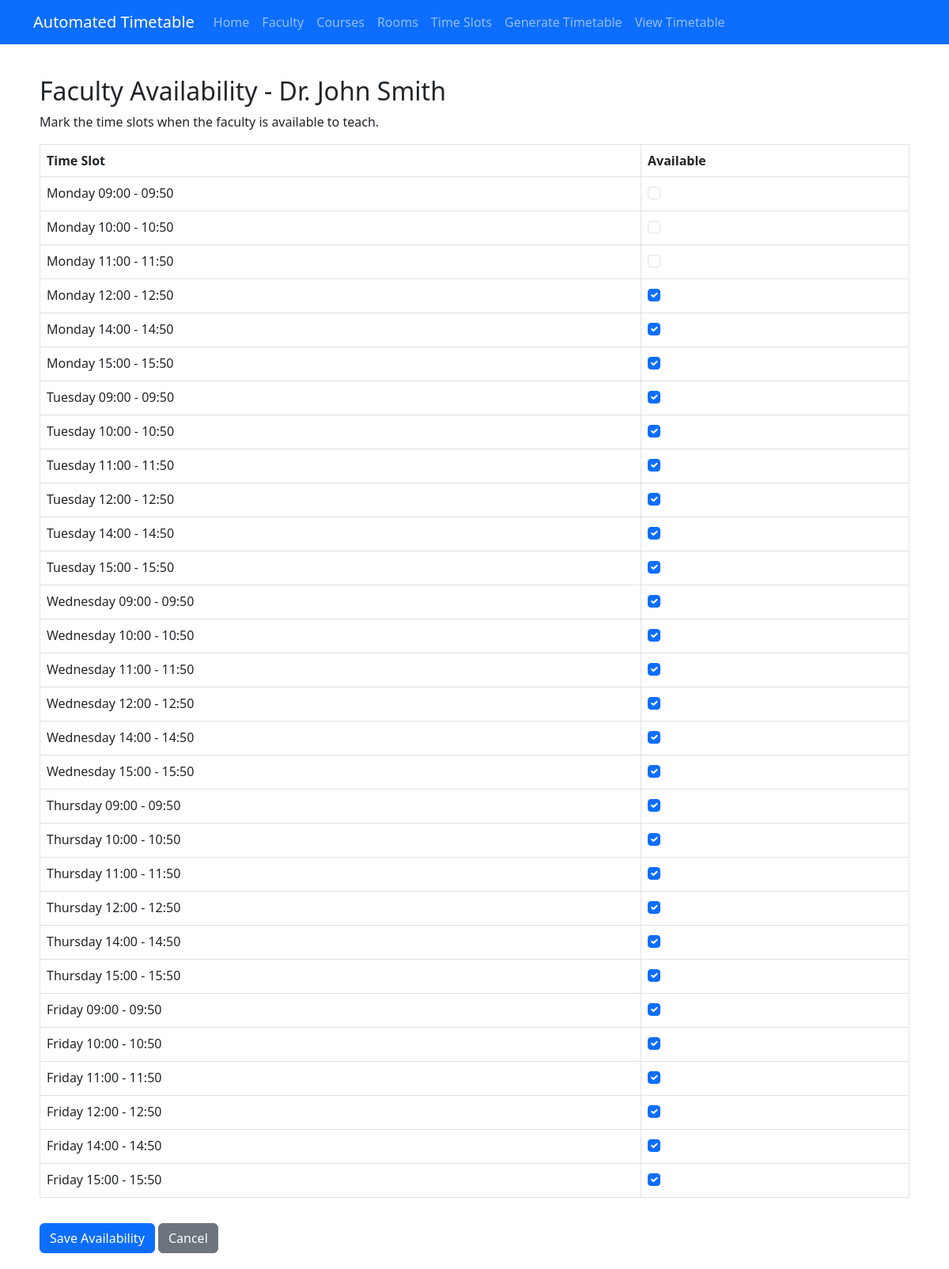
/timetable/faculty/1/availability/, run on the app's committed database.
### timetable/models.py (models this page shows, shortened)
class Faculty(models.Model):
    name = models.CharField(max_length=100)
    department = models.CharField(max_length=100)
    email = models.EmailField()

class TimeSlot(models.Model):
    DAY_CHOICES = [
        ('MON', 'Monday'),
        ('TUE', 'Tuesday'),
        ('WED', 'Wednesday'),
        ('THU', 'Thursday'),
        ('FRI', 'Friday'),
        ('SAT', 'Saturday'),
    ]
    day = models.CharField(max_length=3, choices=DAY_CHOICES)
    start_time = models.TimeField()
    end_time = models.TimeField()
    def __str__(self):
        return f"{self.get_day_display()} {self.start_time.strftime('%H:%M')} - {self.end_time.strftime('%H:%M')}"

### timetable/views.py (the view, shortened to what this page needs)
# urls.py: path('faculty/<int:faculty_id>/availability/', views.faculty_availability, name='faculty-availability'),
def faculty_availability(request, faculty_id):
    faculty = Faculty.objects.get(id=faculty_id)
    time_slots = TimeSlot.objects.all()
    availabilities = {}
    for time_slot in time_slots:
        availability, created = FacultyAvailability.objects.get_or_create(
            faculty=faculty,
            time_slot=time_slot,
            defaults={'is_available': True}
        )
        availabilities[time_slot.id] = availability.is_available
    context = {
        'faculty': faculty,
        'time_slots': time_slots,
        'availabilities': availabilities,
    }
    return render(request, 'timetable/faculty_availability.html', context)

### timetable/templatetags/timetable_extras.py (called while the page is built)
@register.filter
def get_item(dictionary, key):
    return dictionary.get(key)

### timetable/templates/timetable/faculty_availability.html (shortened to what this page needs)
{% extends 'timetable/base.html' %}
{% load timetable_extras %}
{% block content %}
<h2>Faculty Availability - {{ faculty.name }}</h2>
<p>Mark the time slots when the faculty is available to teach.</p>
<form method="POST">
    <div class="table-responsive">
        <table class="table table-bordered">
            <thead>
                <tr>
                    <th>Time Slot</th>
                    <th>Available</th>
                </tr>
            </thead>
            <tbody>
                {% for time_slot in time_slots %}
                <tr>
                    <td>{{ time_slot }}</td>
                    <td>
                        <div class="form-check">
                            <input class="form-check-input" type="checkbox" name="timeslot_{{ time_slot.id }}"
                                id="timeslot_{{ time_slot.id }}" {% if availabilities|get_item:time_slot.id %}checked{% endif %}>
                        </div>
                    </td>
                </tr>
                {% endfor %}
            </tbody>
        </table>
    </div>
    <div class="mt-3">
        <button type="submit" class="btn btn-primary">Save Availability</button>
        <a href="{% url 'faculty-list' %}" class="btn btn-secondary">Cancel</a>
    </div>
</form>
{% endblock %}

### data on the page
Faculty: name "Dr. John Smith"
TimeSlot: day+start_time+end_time "Monday 09:00 - 09:50"
TimeSlot: day+start_time+end_time "Monday 10:00 - 10:50"
TimeSlot: day+start_time+end_time "Monday 11:00 - 11:50"
TimeSlot: day+start_time+end_time "Monday 12:00 - 12:50", id "☑"
TimeSlot: day+start_time+end_time "Monday 14:00 - 14:50", id "☑"
TimeSlot: day+start_time+end_time "Monday 15:00 - 15:50", id "☑"
TimeSlot: day+start_time+end_time "Tuesday 09:00 - 09:50", id "☑"
TimeSlot: day+start_time+end_time "Tuesday 10:00 - 10:50", id "☑"
TimeSlot: day+start_time+end_time "Tuesday 11:00 - 11:50", id "☑"
TimeSlot: day+start_time+end_time "Tuesday 12:00 - 12:50", id "☑"
TimeSlot: day+start_time+end_time "Tuesday 14:00 - 14:50", id "☑"
TimeSlot: day+start_time+end_time "Tuesday 15:00 - 15:50", id "☑"
TimeSlot: day+start_time+end_time "Wednesday 09:00 - 09:50", id "☑"
TimeSlot: day+start_time+end_time "Wednesday 10:00 - 10:50", id "☑"
TimeSlot: day+start_time+end_time "Wednesday 11:00 - 11:50", id "☑"
TimeSlot: day+start_time+end_time "Wednesday 12:00 - 12:50", id "☑"
TimeSlot: day+start_time+end_time "Wednesday 14:00 - 14:50", id "☑"
TimeSlot: day+start_time+end_time "Wednesday 15:00 - 15:50", id "☑"
TimeSlot: day+start_time+end_time "Thursday 09:00 - 09:50", id "☑"
TimeSlot: day+start_time+end_time "Thursday 10:00 - 10:50", id "☑"
TimeSlot: day+start_time+end_time "Thursday 11:00 - 11:50", id "☑"
TimeSlot: day+start_time+end_time "Thursday 12:00 - 12:50", id "☑"
TimeSlot: day+start_time+end_time "Thursday 14:00 - 14:50", id "☑"
TimeSlot: day+start_time+end_time "Thursday 15:00 - 15:50", id "☑"
TimeSlot: day+start_time+end_time "Friday 09:00 - 09:50", id "☑"
TimeSlot: day+start_time+end_time "Friday 10:00 - 10:50", id "☑"
TimeSlot: day+start_time+end_time "Friday 11:00 - 11:50", id "☑"
TimeSlot: day+start_time+end_time "Friday 12:00 - 12:50", id "☑"
TimeSlot: day+start_time+end_time "Friday 14:00 - 14:50", id "☑"
TimeSlot: day+start_time+end_time "Friday 15:00 - 15:50", id "☑"
